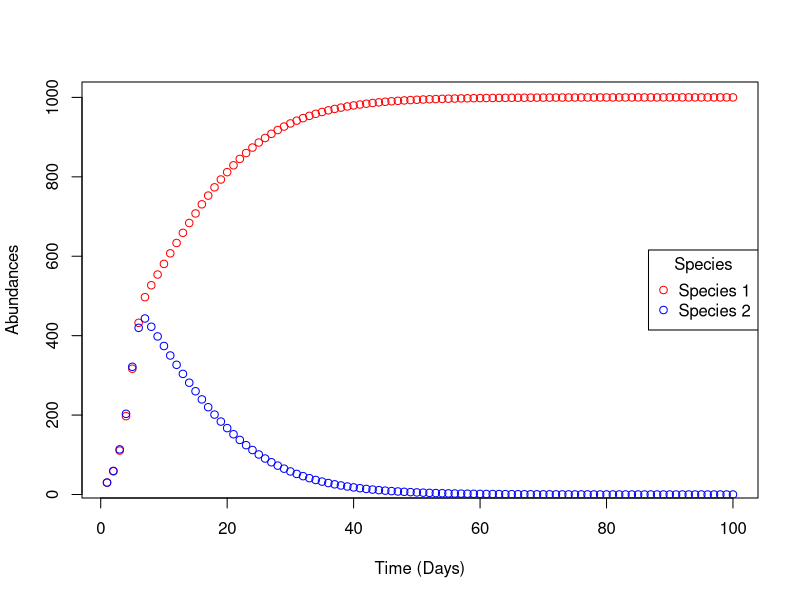

This figure's R source:
#Lokta-Volterra Two-Species Model


# r and K parameters into vectors
r=c(1.01,1.05)
K=c(1000,900)

# initializing N and time
initialN=30
Time=seq(1:100)
N1=rep(NA,length(Time))
N2=rep(NA,length(Time))
N1[1]=initialN
N2[1]=initialN

# alpha parameters into matrix
A=matrix(c(1,1,1,1),nrow=2)


# defining Lotka Volterra function
# firstN and firstA are for the target sp., secondN and secondA for second sp.
lotka.volterra = function(firstN,secondN,r,K,firstA,secondA){
  newfirstN = firstN+r*firstN*((K-firstA*firstN-secondA*secondN)/K)
  return(newfirstN)
}


#loop through lotka.volterra function for species 1 and 2
for(i in 2:length(Time)){
  N1[i] = lotka.volterra(N1[i-1],N2[i-1],r[1],K[1],A[1,1],A[1,2])
  N2[i] = lotka.volterra(N2[i-1],N1[i-1],r[2],K[2],A[2,2],A[2,1])
}


#plot species abundances
plot(Time,N1,col="red",xlab="Time (Days)",ylab="Abundances")
points(Time,N2,col="blue")
legend("right",title="Species", pch=c(1,1), col=c("red","blue"),legend=c("Species 1","Species 2"))







